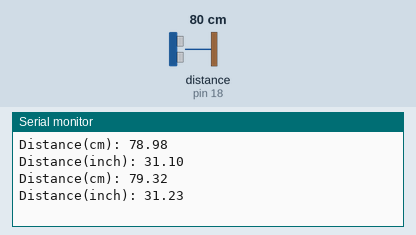
Bench run of a sketch on a simulated Arduino Uno, built with avr-gcc and run on an emulated ATmega328P. Shown: the last lines printed to the serial monitor. Wiring (inferred from the names in the program): ultrasonic range finder: trigger pin 5; echo pin 18. The inputs (shaded band) are chosen by the test bench; at power-on: distance to the obstacle (sensor on pin 18) 80 cm. The echo pulse lasts 58.3 µs per cm.

Above: at 1.8 s.
1.9 s: distance to the obstacle (sensor on pin 18) set to 2 cm
At 2.8 s:
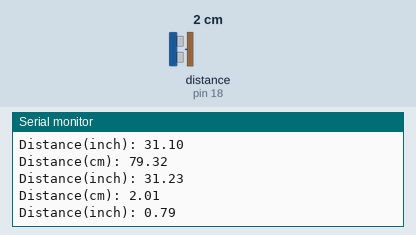
3.4 s: distance to the obstacle (sensor on pin 18) set to 4 cm
At 4.6 s:
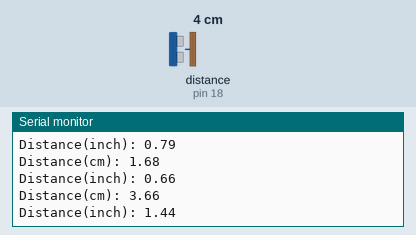
Timing chart, 0 to 6.4 s (numbered marks = the images above; inputs shaded):
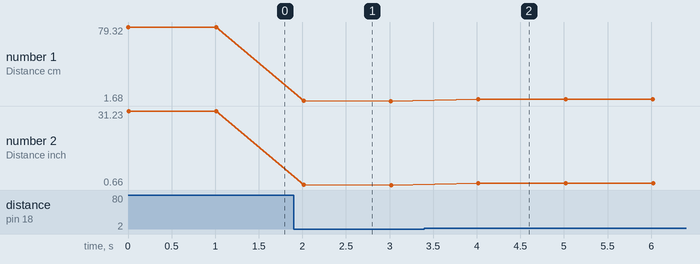

The sketch:

MedidorDistancia.ino
```cpp
//Mi medidor de Distancia
const int trigPin= 5;
const int echoPin= 18;
//define soundspeedin cm/uS
#define SOUND_SPEED 0.034
#define CM_TO_INCH 0.393701
long duration;
float distanceCm;
float distanceInch;

void setup() {
Serial.begin(115200); // Startstheserial communication
pinMode(trigPin, OUTPUT); // Sets thetrigPinas anOutput
pinMode(echoPin, INPUT); // Sets theechoPinas anInput
}

void loop() {
// ClearsthetrigPin
digitalWrite(trigPin, LOW);
delayMicroseconds(2);
// Sets thetrigPinonHIGH statefor10 micro seconds
digitalWrite(trigPin, HIGH);
delayMicroseconds(10);
digitalWrite(trigPin, LOW);
// ReadstheechoPin, returnsthesoundwave traveltime in microseconds
duration= pulseIn(echoPin, HIGH);
// Calculatethedistance
distanceCm= duration* SOUND_SPEED/2;
// Converttoinches
distanceInch= distanceCm* CM_TO_INCH;
// Printsthedistancein theSerial Monitor
Serial.print("Distance(cm): ");
Serial.println(distanceCm);
Serial.print("Distance(inch): ");
Serial.println(distanceInch);
delay(1000);
}
```

Measured:
- after the input at 1.9 s, the serial monitor: prints a new line after 0.11 s (image 1)
- after the input at 3.4 s, the serial monitor: prints a new line after 0.62 s (image 2)
- plotted number 1: 79.32 → 1.68 after the input at 1.9 s, 1.68 → 3.66 after the input at 3.4 s
- plotted number 2: 31.23 → 0.66 after the input at 1.9 s, 0.66 → 1.44 after the input at 3.4 s
